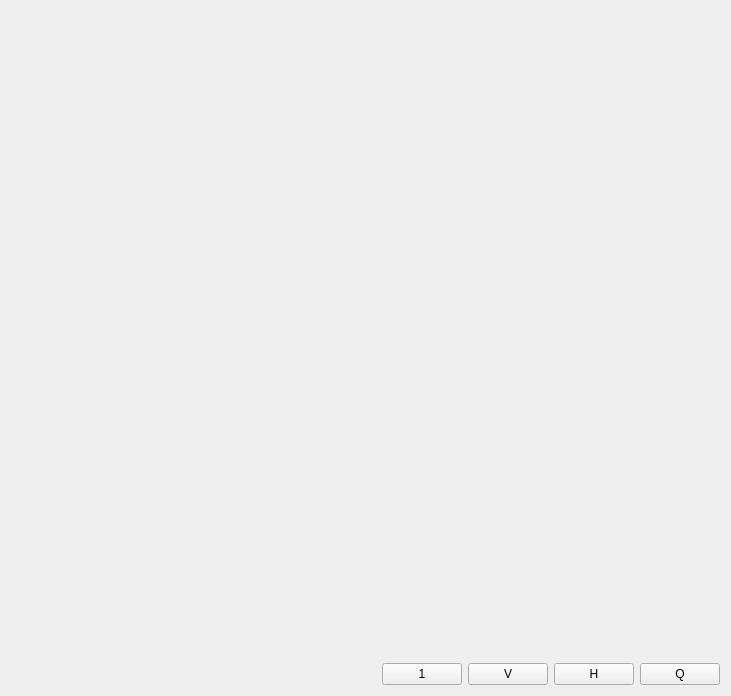
<?xml version="1.0" encoding="UTF-8"?>
<ui version="4.0">
 <class>GluePanel</class>
 <widget class="QWidget" name="GluePanel">
  <property name="geometry">
   <rect>
    <x>0</x>
    <y>0</y>
    <width>731</width>
    <height>696</height>
   </rect>
  </property>
  <property name="sizePolicy">
   <sizepolicy hsizetype="Expanding" vsizetype="Expanding">
    <horstretch>0</horstretch>
    <verstretch>0</verstretch>
   </sizepolicy>
  </property>
  <property name="windowTitle">
   <string>Form</string>
  </property>
  <layout class="QVBoxLayout" name="verticalLayout_2">
   <item>
    <layout class="QVBoxLayout" name="contentWrapper">
     <item>
      <widget class="QWidget" name="vizContainer" native="true">
       <property name="sizePolicy">
        <sizepolicy hsizetype="Expanding" vsizetype="Expanding">
         <horstretch>0</horstretch>
         <verstretch>0</verstretch>
        </sizepolicy>
       </property>
      </widget>
     </item>
     <item>
      <layout class="QHBoxLayout" name="horizontalLayout_2">
       <item>
        <spacer name="horizontalSpacer">
         <property name="orientation">
          <enum>Qt::Horizontal</enum>
         </property>
         <property name="sizeHint" stdset="0">
          <size>
           <width>40</width>
           <height>20</height>
          </size>
         </property>
        </spacer>
       </item>
       <item>
        <layout class="QHBoxLayout" name="horizontalLayout">
         <item>
          <widget class="QPushButton" name="unSplitButton">
           <property name="toolTip">
            <string>Close all other panels</string>
           </property>
           <property name="text">
            <string>1</string>
           </property>
          </widget>
         </item>
         <item>
          <widget class="QPushButton" name="verticalSplitButton">
           <property name="toolTip">
            <string>Split panel in half, side-by-side</string>
           </property>
           <property name="text">
            <string>V</string>
           </property>
           <property name="checkable">
            <bool>false</bool>
           </property>
           <property name="flat">
            <bool>false</bool>
           </property>
          </widget>
         </item>
         <item>
          <widget class="QPushButton" name="horizontalSplitButton">
           <property name="toolTip">
            <string>Split panel in half, top-and-bottom</string>
           </property>
           <property name="text">
            <string>H</string>
           </property>
          </widget>
         </item>
         <item>
          <widget class="QPushButton" name="quadSplitButton">
           <property name="toolTip">
            <string>Split panel in four</string>
           </property>
           <property name="text">
            <string>Q</string>
           </property>
          </widget>
         </item>
        </layout>
       </item>
      </layout>
     </item>
    </layout>
   </item>
  </layout>
 </widget>
 <resources/>
 <connections/>
</ui>
